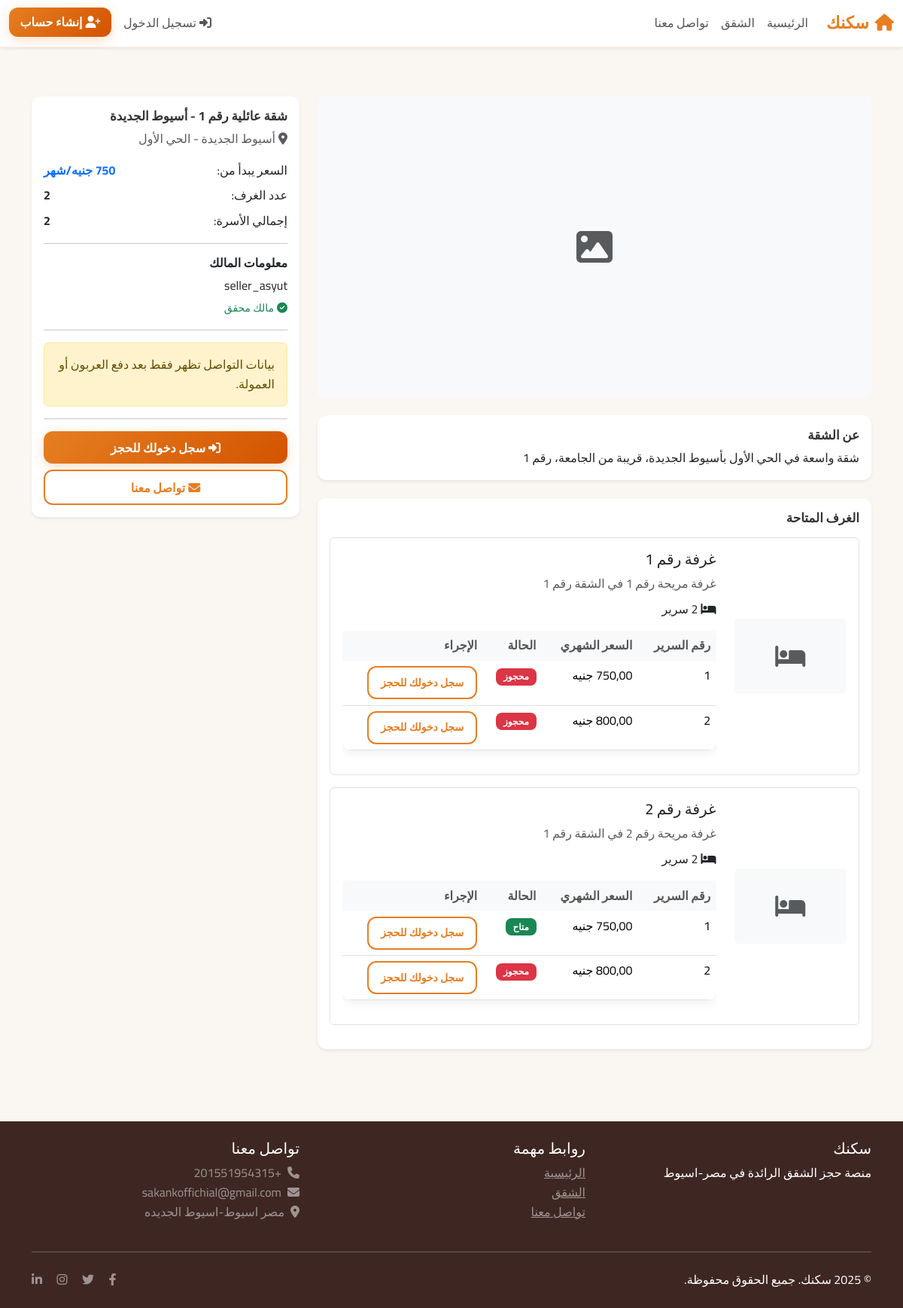
Before: /listings/apartment/6/ with the older database file.
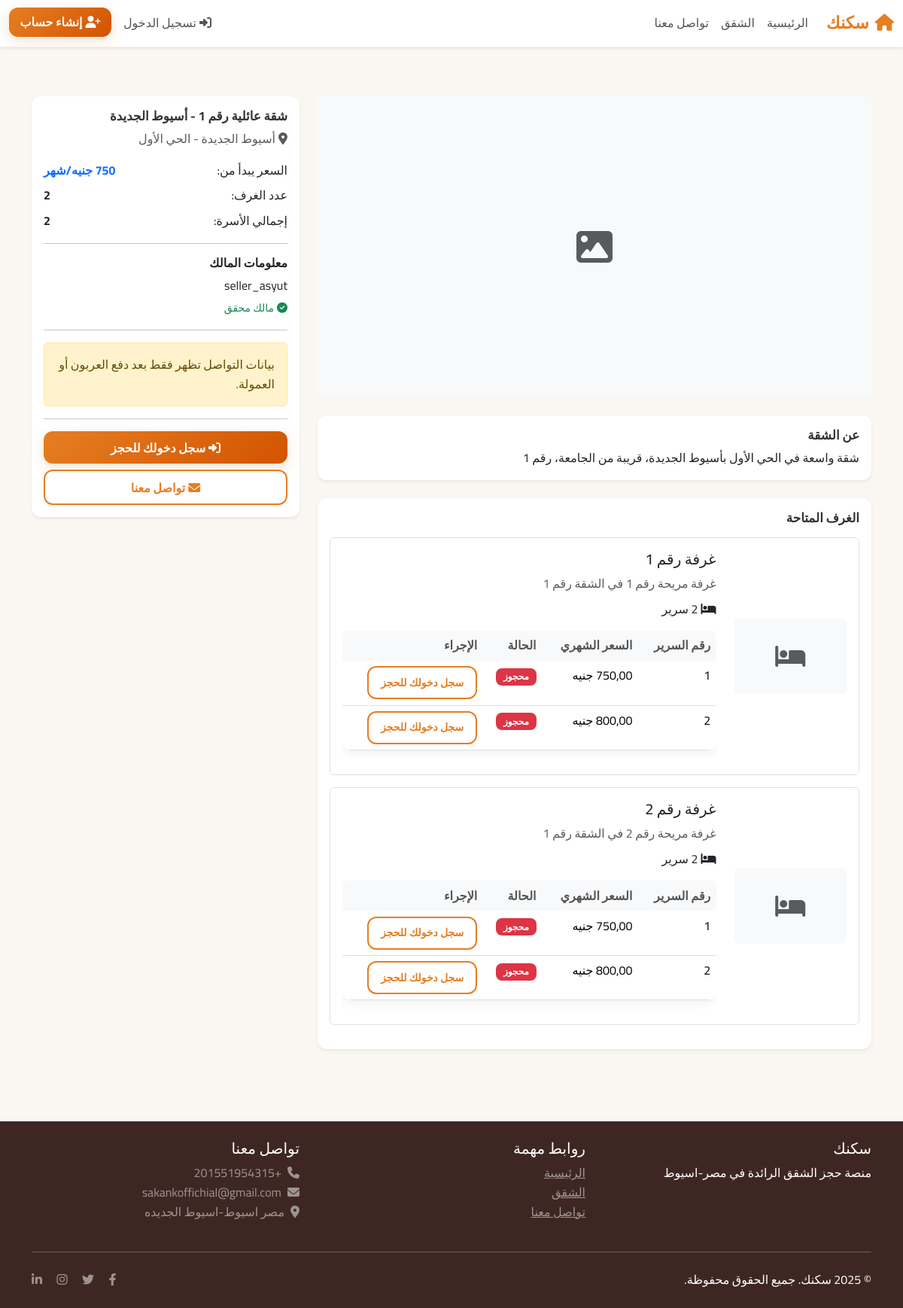
After: the same page with the newer database file.
### listings/models.py (models this page shows, shortened)
class Bed(models.Model):
    STATUS_CHOICES = [
        ('available', 'متاح'),
        ('booked', 'محجوز'),
        ('maintenance', 'صيانة'),
    ]
    room = models.ForeignKey(
        Room,
        on_delete=models.CASCADE,
        related_name='beds',
        verbose_name='الغرفة'
    )
    bed_number = models.CharField(
        max_length=10,
        verbose_name='رقم السرير'
    )
    monthly_price = models.DecimalField(
        max_digits=10,
        decimal_places=2,
        verbose_name='السعر الشهري'
    )
    status = models.CharField(
        max_length=15,
        choices=STATUS_CHOICES,
        default='available',
        verbose_name='الحالة'
    )
    class Meta:
        verbose_name = 'سرير'
        verbose_name_plural = 'الأسرة'
        unique_together = ['room', 'bed_number']
    @property
    def is_available(self):
        return self.status == 'available'

### listings/views.py (the view, shortened to what this page needs)
# urls.py: path('apartment/<int:pk>/', views.ApartmentDetailView.as_view(), name='apartment_detail'),
class ApartmentDetailView(DetailView):
    model = Apartment
    template_name = 'listings/apartment_detail.html'
    context_object_name = 'apartment'
    def get_queryset(self):
        return Apartment.objects.filter(is_active=True)
    def get_context_data(self, **kwargs):
        context = super().get_context_data(**kwargs)
        apartment = self.get_object()
        context['rooms'] = apartment.rooms.all()
        show_contact = False
        user = self.request.user
        context['show_contact'] = show_contact
        return context

### listings/models.py (called while the page is built)
    def get_min_price(self):
        min_price = self.rooms.aggregate(
            min_price=models.Min('beds__monthly_price')
        )['min_price']
        return min_price or 0

### templates/listings/apartment_detail.html (shortened to what the changed rows need)
{% extends 'base.html' %}
{% autoescape on %}
{% block content %}
<div class="container my-5">
    <div class="row mb-4">
        <div class="col-lg-8 order-2 order-lg-1">
            <div class="card shadow-sm" id="rooms">
                <div class="card-body">
                    {% for room in rooms %}
                        <div class="border rounded p-3 mb-3">
                            <div class="row align-items-center">
                                <div class="col-md-3">
                                    {% if room.room_image %}
                                        <img src="{{ room.room_image.url }}" class="img-fluid rounded"
                                             style="height: 100px; width: 100%; object-fit: cover;" alt="{{ room.name }}">
                                    {% else %}
                                        <div class="bg-light rounded d-flex align-items-center justify-content-center"
                                             style="height: 100px;">
                                            <i class="fas fa-bed fa-2x text-muted"></i>
                                        </div>
                                    {% endif %}
                                </div>
                                <div class="col-md-9">
                                    <h5 class="mb-2">{{ room.name }}</h5>
                                    {% if room.description %}
                                        <p class="text-muted mb-2">{{ room.description }}</p>
                                    {% endif %}
                                    <p class="mb-3">
                                        <i class="fas fa-bed me-1"></i>{{ room.bed_count }} سرير
                                    </p>
                                    <div class="table-responsive">
                                        <table class="table table-sm">
                                            <thead>
                                                <tr>
                                                    <th>رقم السرير</th>
                                                    <th>السعر الشهري</th>
                                                    <th>الحالة</th>
                                                    <th>الإجراء</th>
                                                </tr>
                                            </thead>
                                            <tbody>
                                                {% for bed in room.beds.all %}
                                                    <tr>
                                                        <td>{{ bed.bed_number }}</td>
                                                        <td>{{ bed.monthly_price }} جنيه</td>
                                                        <td>
                                                            {% if bed.status == 'available' %}
                                                                <span class="badge bg-success">متاح</span>
                                                            {% elif bed.status == 'booked' %}
                                                                <span class="badge bg-danger">محجوز</span>
                                                            {% else %}
                                                                <span class="badge bg-warning">صيانة</span>
                                                            {% endif %}
                                                        </td>
                                                        <td>
                                                            {% if bed.is_available and user.is_authenticated and user.user_type == 'buyer' %}
                                                                <a href="{% url 'bookings:book_bed' bed.id %}"
                                                                   class="btn btn-primary btn-sm">
                                                                    <i class="fas fa-calendar-plus me-1"></i>احجز
                                                                </a>
                                                            {% elif not user.is_authenticated %}
                                                                <a href="{% url 'accounts:login' %}"
                                                                   class="btn btn-outline-primary btn-sm">
                                                                    سجل دخولك للحجز
                                                                </a>
                                                            {% else %}
                                                                <span class="text-muted">غير متاح</span>
                                                            {% endif %}
                                                        </td>
                                                    </tr>
                                                {% endfor %}
                                            </tbody>
                                        </table>
                                    </div>
                                </div>
                            </div>
                        </div>
                    {% empty %}
                        <div class="text-center py-4">
                            <i class="fas fa-bed fa-3x text-muted mb-3"></i>
                            <h5 class="text-muted">لا توجد غرف متاحة حالياً</h5>
                        </div>
                    {% endfor %}
                </div>
            </div>
        </div>
    </div>
</div>
{% endblock %}
{% endautoescape %}

Changed rows visible on the page:
changed Bed (number 3 of 4 on the later page): status "متاح" → "محجوز"
